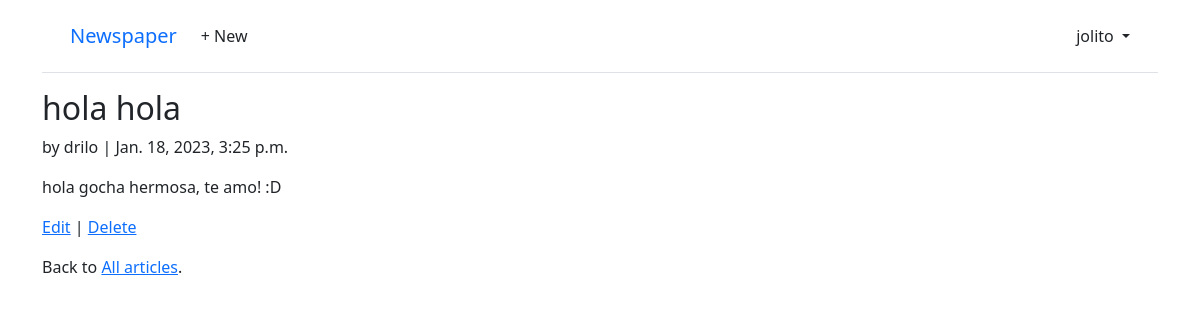
The page /articles/2 (signed in) on the database its author committed.
### accounts/models.py (models this page shows)
class CustomUser(AbstractUser):
    age = models.PositiveBigIntegerField(
        null=True, blank=True
    )  # null(database-related) -->puede almacenar una entrada de base de datos como nula, sin valor, blank(validation-related) --> true el formulario acepta un valor vacio, false un valor es requerido.

### articles/models.py (models this page shows, shortened)
class Article(models.Model):
    title = models.CharField(max_length=255)
    body = models.TextField(max_length=2000)
    date = models.DateTimeField(auto_now_add=True)
    author = models.ForeignKey(settings.AUTH_USER_MODEL, on_delete=models.CASCADE)

### articles/views.py (the view)
# urls.py: path("<int:pk>", ArticleDetailView.as_view(), name="article_detail"),
class ArticleDetailView(LoginRequiredMixin, DetailView):
    model = Article
    template_name = "article_detail.html"

### templates/article_detail.html
{% extends "base.html" %}
{% block content %}
<div class="article-entry">
    <h2>{{ article.title }}</h2>
    <p>by {{ article.author }} | {{ article.date }}</p>
    <p>{{ article.body }}</p>
</div>
<p>
    <a href="{% url 'article_edit' article.pk %}">Edit</a> | <a href="{% url 'article_delete' article.pk %}">Delete</a>
</p>
<p>Back to <a href="{% url 'article_list' %}">All articles</a>.</p>
{% endblock content %}

### templates/base.html (shortened to what this page needs)
<!DOCTYPE html>
<html lang="en">
<head>
    <link href="https://cdn.jsdelivr.net/npm/bootstrap@5.1.3/dist/css/bootstrap.min.css" rel="stylesheet">
</head>
<body>
    <div class="container">
        <header class="p-3 mb-3 border-bottom">
            <div class="container">
                <div class="d-flex flex-wrap align-items-center justify-content-center
    justify-content-lg-start">
                    <a class="navbar-brand" href="{% url 'home' %}">Newspaper</a>
                    <ul class="nav col-12 col-lg-auto me-lg-auto mb-2 justify-content-center
    mb-md-0">
                        {% if user.is_authenticated %}
                        <li><a href="{% url 'article_new' %}" class="nav-link px-2 link-dark">+ New</a></li>
                    </ul>
                    <div class="dropdown text-end">
                        <a href="#" class="d-block link-dark text-decoration-none dropdown-toggle" id="dropdownUser1"
                            data-bs-toggle="dropdown" aria-expanded="false">
                            {{ user.username }}
                        </a>
                    </div>
                    {% endif %}
                </div>
            </div>
        </header>
        <main>
            {% block content %}
            {% endblock content %}
        </main>
    </div>
</body>
</html>

### rows shown on the page
CustomUser: username "jolito"
Article: title "hola hola", author "drilo", date "Jan. 18, 2023, 3:25 p.m.", body "hola gocha hermosa, te amo! :D"
